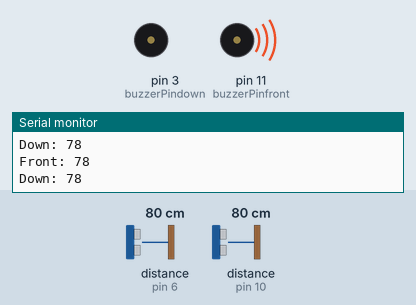
Recording of a sketch running on a simulated Arduino Uno, built with avr-gcc and run on an emulated ATmega328P. On the bench: buzzer (waves = sounding, pin HIGH), the last lines printed to the serial monitor. Wiring (inferred from the names in the program): 2 × ultrasonic range finder: trigger pin 5, echo pin 6 / trigger pin 9, echo pin 10. Inputs (shaded band) come from the test bench; at power-on: distance to the obstacle (sensors on pin 10, pin 6) 80 cm. The echo pulse lasts 58.3 µs per cm; pins used as bus, display or sensor lines are not drawn.

Above: at 1.2 s.
1.3 s: distance to the obstacle (sensor on pin 10) set to 90 cm
At 1.9 s:
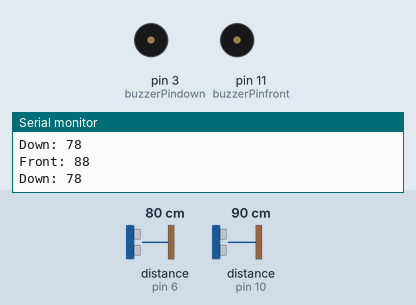
2.8 s: distance to the obstacle (sensor on pin 6) set to 65 cm
4.3 s: distance to the obstacle (sensor on pin 6) set to 58 cm
At 5.1 s:
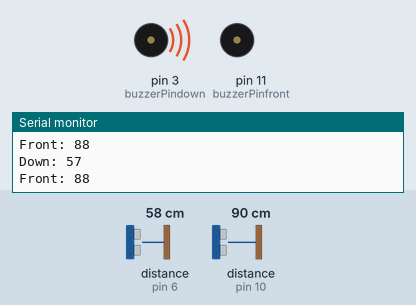
5.8 s: distance to the obstacle (sensor on pin 10) set to 2 cm
At 6.5 s:
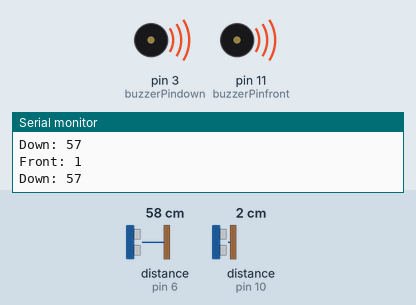
7.3 s: distance to the obstacle (sensor on pin 10) set to 88 cm
At 7.6 s:
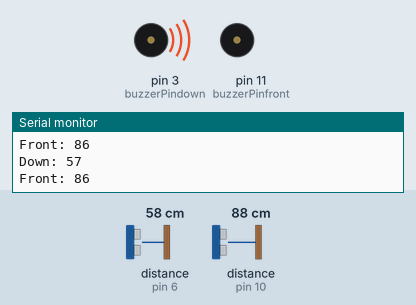
8.8 s: distance to the obstacle (sensor on pin 10) set to 18 cm
At 10.2 s:
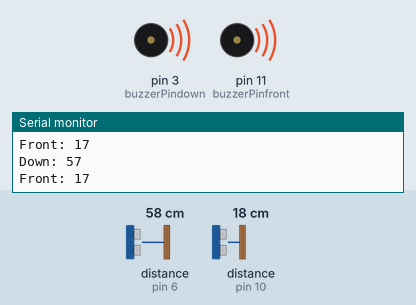
Timing chart, 0 to 11.3 s (numbered marks = the images above; inputs shaded):
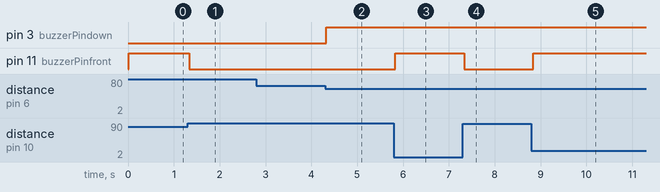

The sketch:

smart_walking_can_for_blind.ino
```cpp
const int trigPinfront = 9;
const int echoPinfront = 10;
const int buzzerPinfront = 11;
const int trigPindown = 5;
const int echoPindown = 6;
const int buzzerPindown = 3;

// defines variables
long durationfront;
int distancefront;
int Distancefront;
long durationdown;
int distancedown;
int Distancedown;


void setup() {
pinMode(trigPinfront, OUTPUT); // Sets the trigPin as an Output
pinMode(echoPinfront, INPUT); // Sets the echoPin as an Input
pinMode(buzzerPinfront, OUTPUT);

pinMode(trigPindown, OUTPUT); // Sets the trigPin as an Output
pinMode(echoPindown, INPUT); // Sets the echoPin as an Input
pinMode(buzzerPindown, OUTPUT);
Serial.begin(9600); // Starts the serial communication
}

void loop() {
Distancefront = front();
Distancedown = down();
if (Distancefront <= 85.0){//
  //digitalWrite(buzzer, HIGH);
  digitalWrite(buzzerPinfront,HIGH);
}
else{
 digitalWrite(buzzerPinfront,LOW);
}

if (Distancedown <= 60){//
  digitalWrite(buzzerPindown,HIGH);
}
else{
 digitalWrite(buzzerPindown,LOW);
}
}

float front()
{
  // Clears the trigPin
digitalWrite(trigPinfront, LOW);
delayMicroseconds(2);

// Sets the trigPin on HIGH state for 10 micro seconds
digitalWrite(trigPinfront, HIGH);
delayMicroseconds(10);
digitalWrite(trigPinfront, LOW);

// Reads the echoPin, returns the sound wave travel time in microseconds
durationfront = pulseIn(echoPinfront, HIGH);

// Calculating the distance
distancefront = durationfront*0.034/2;//main formula basically,distance = (time*speed)/2
// Prints the distance on the Serial Monitor
Serial.print("Front: ");
Serial.println(distancefront);
return distancefront;//delay(100000);
}

float down()
{
   // Clears the trigPin
digitalWrite(trigPindown, LOW);
delayMicroseconds(2);

// Sets the trigPin on HIGH state for 10 micro seconds
digitalWrite(trigPindown, HIGH);
delayMicroseconds(10);
digitalWrite(trigPindown, LOW);

// Reads the echoPin, returns the sound wave travel time in microseconds
durationdown = pulseIn(echoPindown, HIGH);

// Calculating the distance
distancedown = durationdown*0.034/2;//main formula basically,distance = (time*speed)/2

// Prints the distance on the Serial Monitor
Serial.print("Down: ");
Serial.println(distancedown);
return distancedown;//delay(100000);
}
```

Measured:
- the behaviour switches between 87 and 88 cm on distance to the obstacle (sensor on pin 10) (found by bisection; images 0 and 1)
- the behaviour switches between 62 and 61 cm on distance to the obstacle (sensor on pin 6) (found by bisection; images 1 and 2)
- after the input at 1.3 s, pin 11 (buzzerPinfront): HIGH → LOW at once
- after the input at 4.3 s, pin 3 (buzzerPindown): LOW → HIGH at once
- after the input at 5.8 s, pin 11 (buzzerPinfront): LOW → HIGH at once
- after the input at 7.3 s, pin 11 (buzzerPinfront): HIGH → LOW at once
- after the input at 8.8 s, pin 11 (buzzerPinfront): LOW → HIGH at once
